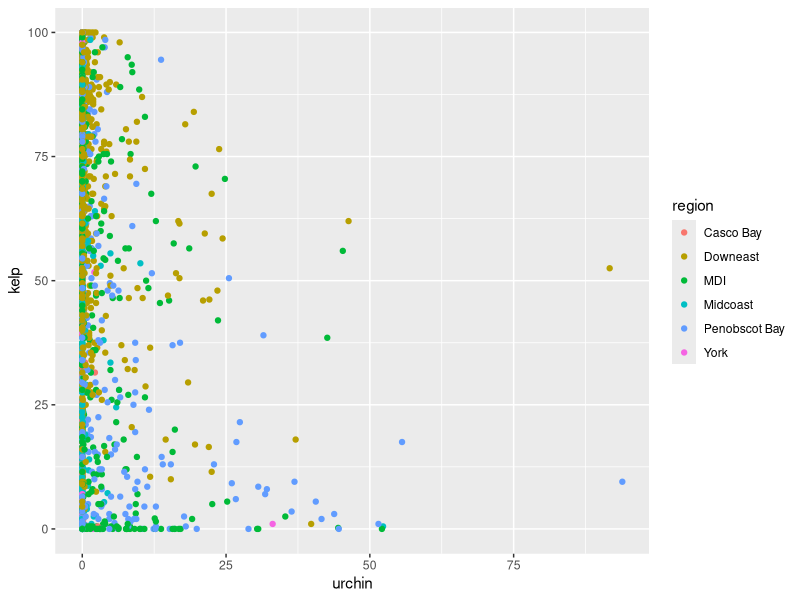
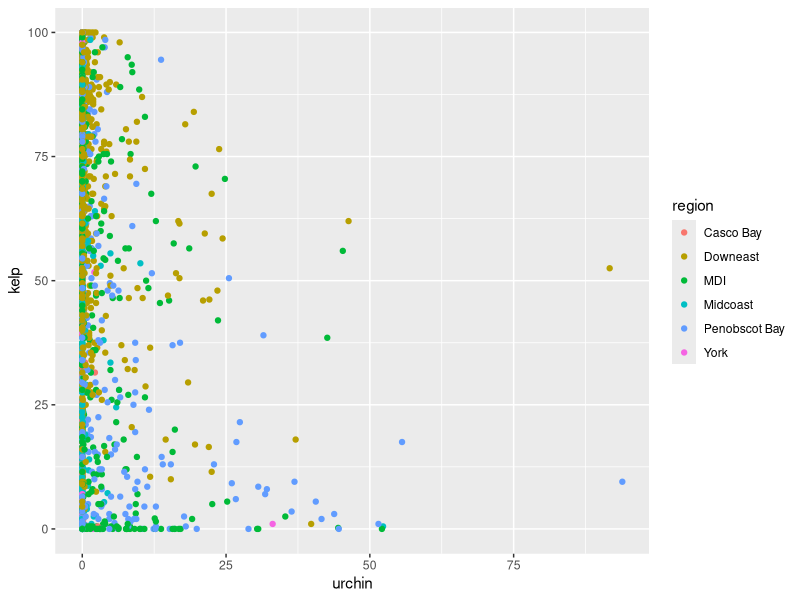

Generate these figures, in order, with R:
## ---- chunk 1
library(ggplot2)
library(dplyr)

dmr <- read.csv("data/dmr_kelp_urchin.csv") 
## ---- chunk 2
dir.create("cleaned-data")
dir.create("figures")
## ---- chunk 3
ggplot(dmr,
       aes(x = urchin, y = kelp,
           color = region)) +
  geom_point()

ggsave("figures/kelp_urchin.jpg")
## ---- chunk 4
downeast_subset <- dmr |>
  filter(region == "Downeast")

write.csv(downeast_subset,
  file="cleaned-data/dmr_downeast.csv"
)
## ---- chunk 5
write.csv(
  downeast_subset,
  file = "cleaned-data/dmr_downeast.csv",
  row.names=FALSE
)
## ---- chunk 6
# We remove after rendering the lesson, because we don't want this in the lesson
# repository
unlink("cleaned-data", recursive=TRUE)
unlink("figures", recursive=TRUE)
